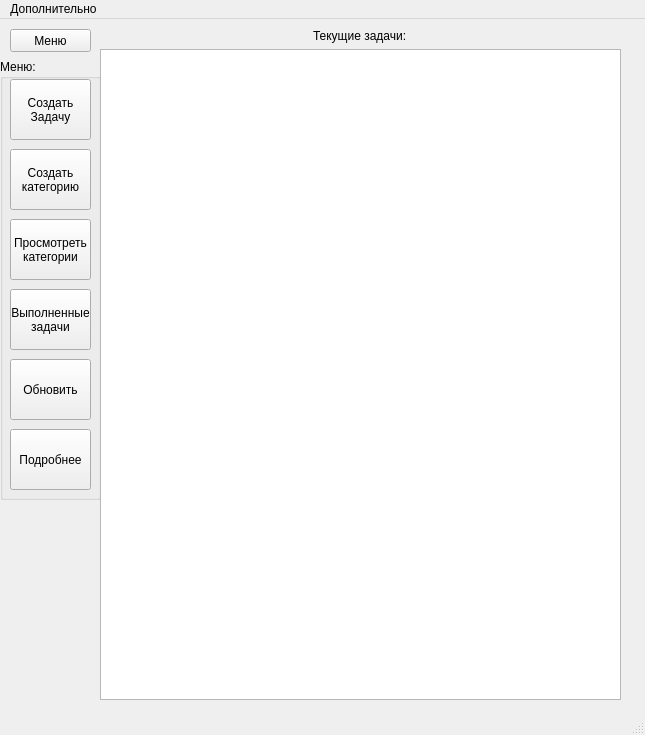
<?xml version="1.0" encoding="UTF-8"?>
<ui version="4.0">
 <class>MainWindow</class>
 <widget class="QMainWindow" name="MainWindow">
  <property name="geometry">
   <rect>
    <x>0</x>
    <y>0</y>
    <width>645</width>
    <height>735</height>
   </rect>
  </property>
  <property name="windowTitle">
   <string>MainWindow</string>
  </property>
  <widget class="QWidget" name="centralwidget">
   <widget class="QGroupBox" name="groupBox">
    <property name="geometry">
     <rect>
      <x>0</x>
      <y>40</y>
      <width>101</width>
      <height>441</height>
     </rect>
    </property>
    <property name="title">
     <string>Меню:</string>
    </property>
    <widget class="QPushButton" name="create_task">
     <property name="geometry">
      <rect>
       <x>10</x>
       <y>20</y>
       <width>81</width>
       <height>61</height>
      </rect>
     </property>
     <property name="text">
      <string>Создать
Задачу</string>
     </property>
    </widget>
    <widget class="QPushButton" name="create_category">
     <property name="geometry">
      <rect>
       <x>10</x>
       <y>90</y>
       <width>81</width>
       <height>61</height>
      </rect>
     </property>
     <property name="text">
      <string>Создать
категорию</string>
     </property>
    </widget>
    <widget class="QPushButton" name="check_categories">
     <property name="geometry">
      <rect>
       <x>10</x>
       <y>160</y>
       <width>81</width>
       <height>61</height>
      </rect>
     </property>
     <property name="text">
      <string>Просмотреть
категории</string>
     </property>
    </widget>
    <widget class="QPushButton" name="check_finished_tasks">
     <property name="geometry">
      <rect>
       <x>10</x>
       <y>230</y>
       <width>81</width>
       <height>61</height>
      </rect>
     </property>
     <property name="text">
      <string>Выполненные
задачи</string>
     </property>
    </widget>
    <widget class="QPushButton" name="update_table">
     <property name="geometry">
      <rect>
       <x>10</x>
       <y>300</y>
       <width>81</width>
       <height>61</height>
      </rect>
     </property>
     <property name="text">
      <string>Обновить</string>
     </property>
    </widget>
    <widget class="QPushButton" name="info_button">
     <property name="geometry">
      <rect>
       <x>10</x>
       <y>370</y>
       <width>81</width>
       <height>61</height>
      </rect>
     </property>
     <property name="text">
      <string>Подробнее</string>
     </property>
    </widget>
   </widget>
   <widget class="QPushButton" name="menu_button">
    <property name="geometry">
     <rect>
      <x>10</x>
      <y>10</y>
      <width>81</width>
      <height>23</height>
     </rect>
    </property>
    <property name="focusPolicy">
     <enum>Qt::StrongFocus</enum>
    </property>
    <property name="toolTip">
     <string>&lt;html&gt;&lt;head/&gt;&lt;body&gt;&lt;p&gt;Раскрыть меню&lt;/p&gt;&lt;/body&gt;&lt;/html&gt;</string>
    </property>
    <property name="text">
     <string>Меню</string>
    </property>
   </widget>
   <widget class="QWidget" name="verticalLayoutWidget">
    <property name="geometry">
     <rect>
      <x>100</x>
      <y>10</y>
      <width>521</width>
      <height>671</height>
     </rect>
    </property>
    <layout class="QVBoxLayout" name="verticalLayout">
     <item>
      <widget class="QLabel" name="label">
       <property name="text">
        <string>                                                                Текущие задачи:                                                                   </string>
       </property>
      </widget>
     </item>
     <item>
      <widget class="QTableWidget" name="tableWidget"/>
     </item>
    </layout>
   </widget>
  </widget>
  <widget class="QMenuBar" name="menubar">
   <property name="geometry">
    <rect>
     <x>0</x>
     <y>0</y>
     <width>645</width>
     <height>21</height>
    </rect>
   </property>
   <widget class="QMenu" name="menu">
    <property name="title">
     <string>Дополнительно</string>
    </property>
    <addaction name="instruction_action"/>
   </widget>
   <addaction name="menu"/>
  </widget>
  <widget class="QStatusBar" name="statusbar"/>
  <action name="export_action">
   <property name="text">
    <string>Экспортировать задачи</string>
   </property>
  </action>
  <action name="action">
   <property name="text">
    <string>Привет! Тут должна быть умная инструкция по пользованию этой штуки... Да... Я советую тебе удалить винду чтобы не качал больше этого Привет! Тут должна быть умная инструкция по пользованию этой штуки... Да... Я советую тебе удалить винду чтобы не качал больше этого Привет! Тут должна быть умная инструкция по пользованию этой штуки... Да... Я советую тебе удалить винду чтобы не качал больше этого</string>
   </property>
  </action>
  <action name="action_n">
   <property name="text">
    <string>Для открытия панели возможностей приложения - нажмите &quot;Меню&quot;\n</string>
   </property>
  </action>
  <action name="action_4">
   <property name="text">
    <string>Нажмите на соответствующую колонку в таблице с вашими задачами</string>
   </property>
  </action>
  <action name="instruction_action">
   <property name="text">
    <string>Инструкция</string>
   </property>
  </action>
 </widget>
 <resources/>
 <connections/>
</ui>
